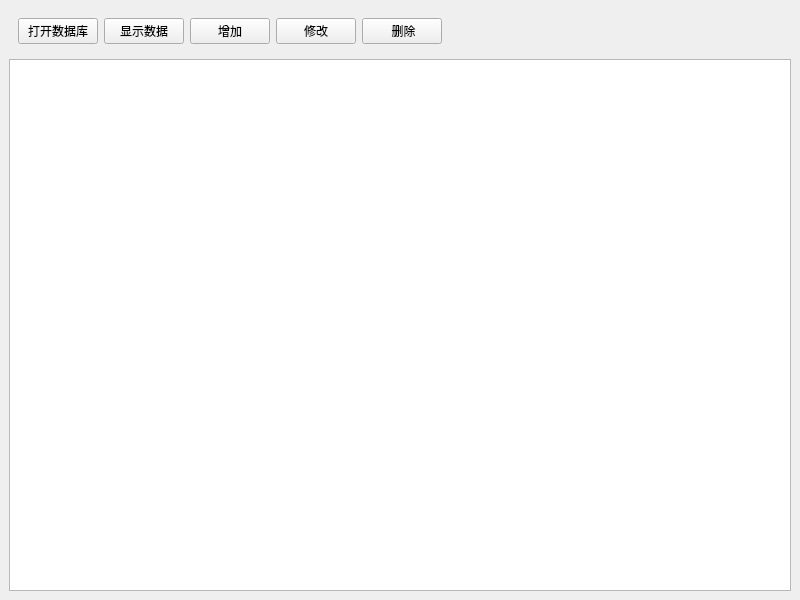
<?xml version="1.0" encoding="UTF-8"?>
<ui version="4.0">
 <class>MainWindow</class>
 <widget class="QMainWindow" name="MainWindow">
  <property name="geometry">
   <rect>
    <x>0</x>
    <y>0</y>
    <width>800</width>
    <height>600</height>
   </rect>
  </property>
  <property name="windowTitle">
   <string>MainWindow</string>
  </property>
  <widget class="QWidget" name="centralwidget">
   <layout class="QVBoxLayout" name="verticalLayout">
    <item>
     <widget class="QWidget" name="widget" native="true">
      <layout class="QHBoxLayout" name="horizontalLayout">
       <item>
        <widget class="QPushButton" name="btnOpenDataBase">
         <property name="text">
          <string>打开数据库</string>
         </property>
        </widget>
       </item>
       <item>
        <widget class="QPushButton" name="btnShow">
         <property name="text">
          <string>显示数据</string>
         </property>
        </widget>
       </item>
       <item>
        <widget class="QPushButton" name="btnAdd">
         <property name="text">
          <string>增加</string>
         </property>
        </widget>
       </item>
       <item>
        <widget class="QPushButton" name="btnEdit">
         <property name="text">
          <string>修改</string>
         </property>
        </widget>
       </item>
       <item>
        <widget class="QPushButton" name="btnDelete">
         <property name="text">
          <string> 删除</string>
         </property>
        </widget>
       </item>
       <item>
        <spacer name="horizontalSpacer">
         <property name="orientation">
          <enum>Qt::Horizontal</enum>
         </property>
         <property name="sizeHint" stdset="0">
          <size>
           <width>40</width>
           <height>20</height>
          </size>
         </property>
        </spacer>
       </item>
      </layout>
     </widget>
    </item>
    <item>
     <widget class="QTableView" name="lvData"/>
    </item>
   </layout>
  </widget>
 </widget>
 <resources/>
 <connections/>
</ui>
